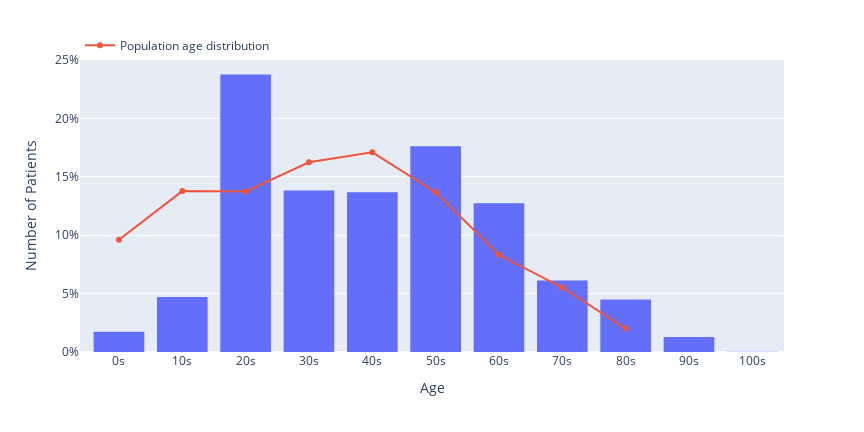

The code cell stored with this chart in its notebook:
### Markdown cell above
Age distribution:

### Code cell
# | label: fig-patient-age-hist
# | fig-cap: Histogram of patients by age. The red trend line shows the average of South Korean age distribution from 2010 data.
patient_info["age_numeric"] = pd.to_numeric(patient_info["age"].str.rstrip("s"))
fig_patient_age_hist = px.histogram(
    patient_info.sort_values("age_numeric"),
    x="age",
    width=base_fig_wid * dpi,
    height=base_fig_wid / 2 * dpi,
    labels={"age": "Age"},
    histnorm="probability",
)
# Age distribution trend line
fig_patient_age_hist.add_trace(
    go.Scatter(
        x=population_data["By age "],
        y=population_data["2010"] / population_data["2010"].sum(), name='Population age distribution'
    )
)
#Layout params
fig_patient_age_hist.update_layout(
    yaxis_title="Number of Patients", yaxis_tickformat=".0%",legend=dict(orientation='h',yanchor='top',y=1.1)
)

fig_patient_age_hist.show()

### Figure 1 — Plotly figure (JSON) as saved in the notebook; plotly's stock layout.template omitted (floating-point values rounded to 4 significant figures; data arrays with more than 128 entries replaced by an {"elided": "..."} marker saying what was removed)
{"data": [{"alignmentgroup": "True", "bingroup": "x", "histnorm": "probability", "hovertemplate": "Age=%{x}<br>probability=%{y}<extra></extra>", "legendgroup": "", "marker": {"color": "#636efa", "pattern": {"shape": ""}}, "name": "", "offsetgroup": "", "orientation": "v", "showlegend": false, "type": "histogram", "x": {"elided": "5165 str values"}, "xaxis": "x", "yaxis": "y"}, {"name": "Population age distribution", "type": "scatter", "x": ["0s", "10s", "20s", "30s", "40s", "50s", "60s", "70s", "80s"], "y": [0.09614, 0.1378, 0.1374, 0.1624, 0.171, 0.1368, 0.08323, 0.05523, 0.02005]}], "layout": {"barmode": "relative", "height": 432, "legend": {"orientation": "h", "tracegroupgap": 0, "y": 1.1, "yanchor": "top"}, "margin": {"t": 60}, "width": 864, "xaxis": {"anchor": "y", "domain": [0, 1], "title": {"text": "Age"}}, "yaxis": {"anchor": "x", "domain": [0, 1], "tickformat": ".0%", "title": {"text": "Number of Patients"}}}}
